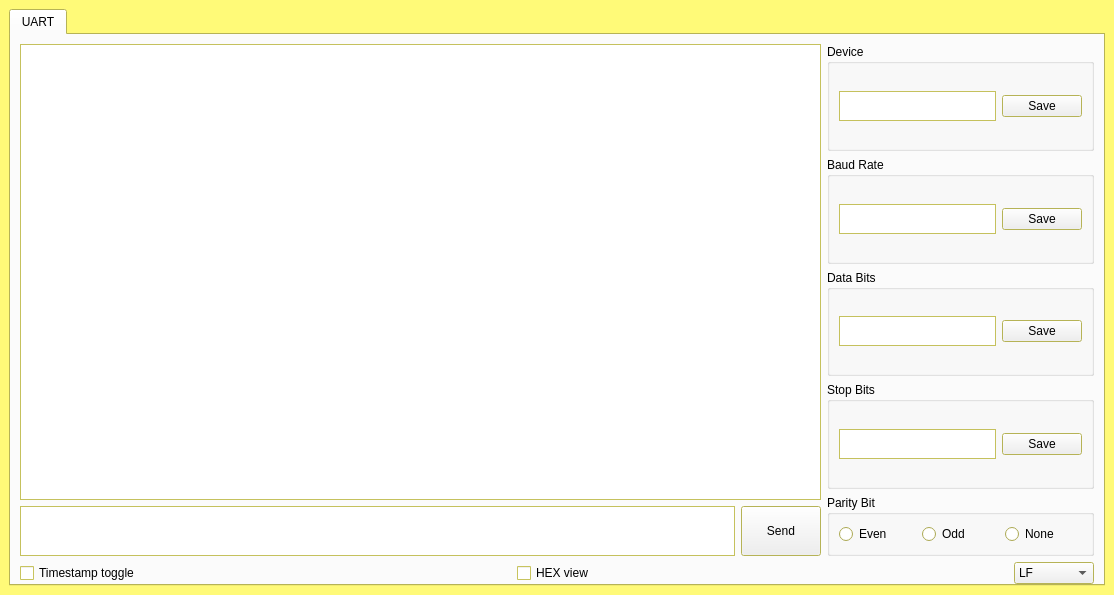
<?xml version="1.0" encoding="UTF-8"?>
<ui version="4.0">
 <class>MainWindow</class>
 <widget class="QMainWindow" name="MainWindow">
  <property name="geometry">
   <rect>
    <x>0</x>
    <y>0</y>
    <width>1114</width>
    <height>595</height>
   </rect>
  </property>
  <property name="palette">
   <palette>
    <active>
     <colorrole role="Window">
      <brush brushstyle="SolidPattern">
       <color alpha="255">
        <red>255</red>
        <green>250</green>
        <blue>120</blue>
       </color>
      </brush>
     </colorrole>
    </active>
    <inactive>
     <colorrole role="Window">
      <brush brushstyle="SolidPattern">
       <color alpha="255">
        <red>255</red>
        <green>250</green>
        <blue>120</blue>
       </color>
      </brush>
     </colorrole>
    </inactive>
    <disabled>
     <colorrole role="Base">
      <brush brushstyle="SolidPattern">
       <color alpha="255">
        <red>255</red>
        <green>250</green>
        <blue>120</blue>
       </color>
      </brush>
     </colorrole>
     <colorrole role="Window">
      <brush brushstyle="SolidPattern">
       <color alpha="255">
        <red>255</red>
        <green>250</green>
        <blue>120</blue>
       </color>
      </brush>
     </colorrole>
    </disabled>
   </palette>
  </property>
  <property name="mouseTracking">
   <bool>false</bool>
  </property>
  <property name="windowTitle">
   <string>UPB</string>
  </property>
  <property name="windowIcon">
   <iconset theme="QIcon::ThemeIcon::NetworkWired"/>
  </property>
  <property name="autoFillBackground">
   <bool>true</bool>
  </property>
  <widget class="QWidget" name="centralwidget">
   <property name="enabled">
    <bool>true</bool>
   </property>
   <layout class="QVBoxLayout" name="verticalLayout_5">
    <item>
     <widget class="QTabWidget" name="protocols_tabWidget">
      <property name="currentIndex">
       <number>0</number>
      </property>
      <widget class="QWidget" name="tab_UART">
       <attribute name="title">
        <string>UART</string>
       </attribute>
       <layout class="QVBoxLayout" name="verticalLayout_2" stretch="1,0">
        <property name="sizeConstraint">
         <enum>QLayout::SizeConstraint::SetDefaultConstraint</enum>
        </property>
        <property name="bottomMargin">
         <number>0</number>
        </property>
        <item>
         <layout class="QHBoxLayout" name="mainContainer" stretch="3,1">
          <property name="bottomMargin">
           <number>0</number>
          </property>
          <item>
           <layout class="QVBoxLayout" name="messagesContainer" stretch="1,0">
            <property name="bottomMargin">
             <number>0</number>
            </property>
            <item>
             <widget class="QPlainTextEdit" name="messages">
              <property name="enabled">
               <bool>true</bool>
              </property>
              <property name="maximumSize">
               <size>
                <width>16777215</width>
                <height>16777215</height>
               </size>
              </property>
              <property name="inputMethodHints">
               <set>Qt::InputMethodHint::ImhNone</set>
              </property>
              <property name="readOnly">
               <bool>true</bool>
              </property>
             </widget>
            </item>
            <item>
             <layout class="QHBoxLayout" name="sendMessage">
              <item>
               <widget class="QPlainTextEdit" name="smInput">
                <property name="maximumSize">
                 <size>
                  <width>16777215</width>
                  <height>50</height>
                 </size>
                </property>
                <property name="contextMenuPolicy">
                 <enum>Qt::ContextMenuPolicy::DefaultContextMenu</enum>
                </property>
                <property name="plainText">
                 <string/>
                </property>
               </widget>
              </item>
              <item>
               <widget class="QPushButton" name="smSend">
                <property name="minimumSize">
                 <size>
                  <width>0</width>
                  <height>50</height>
                 </size>
                </property>
                <property name="text">
                 <string>Send</string>
                </property>
               </widget>
              </item>
             </layout>
            </item>
           </layout>
          </item>
          <item>
           <layout class="QVBoxLayout" name="settingsContainer">
            <property name="bottomMargin">
             <number>0</number>
            </property>
            <item>
             <widget class="QGroupBox" name="deviceSettings">
              <property name="title">
               <string>Device</string>
              </property>
              <layout class="QHBoxLayout" name="horizontalLayout_3">
               <item>
                <widget class="QPlainTextEdit" name="dsInput">
                 <property name="minimumSize">
                  <size>
                   <width>0</width>
                   <height>30</height>
                  </size>
                 </property>
                 <property name="maximumSize">
                  <size>
                   <width>16777215</width>
                   <height>30</height>
                  </size>
                 </property>
                </widget>
               </item>
               <item>
                <widget class="QPushButton" name="dsSave">
                 <property name="minimumSize">
                  <size>
                   <width>80</width>
                   <height>0</height>
                  </size>
                 </property>
                 <property name="maximumSize">
                  <size>
                   <width>80</width>
                   <height>16777215</height>
                  </size>
                 </property>
                 <property name="text">
                  <string>Save</string>
                 </property>
                </widget>
               </item>
              </layout>
             </widget>
            </item>
            <item>
             <widget class="QGroupBox" name="baudRateSettings">
              <property name="title">
               <string>Baud Rate</string>
              </property>
              <layout class="QHBoxLayout" name="horizontalLayout_4">
               <item>
                <widget class="QPlainTextEdit" name="brsInput">
                 <property name="minimumSize">
                  <size>
                   <width>0</width>
                   <height>30</height>
                  </size>
                 </property>
                 <property name="maximumSize">
                  <size>
                   <width>16777215</width>
                   <height>30</height>
                  </size>
                 </property>
                </widget>
               </item>
               <item>
                <widget class="QPushButton" name="brsSave">
                 <property name="text">
                  <string>Save</string>
                 </property>
                </widget>
               </item>
              </layout>
             </widget>
            </item>
            <item>
             <widget class="QGroupBox" name="dataBitsSettings">
              <property name="title">
               <string>Data Bits</string>
              </property>
              <layout class="QHBoxLayout" name="horizontalLayout_5">
               <item>
                <widget class="QPlainTextEdit" name="dtsInput">
                 <property name="minimumSize">
                  <size>
                   <width>0</width>
                   <height>30</height>
                  </size>
                 </property>
                 <property name="maximumSize">
                  <size>
                   <width>16777215</width>
                   <height>30</height>
                  </size>
                 </property>
                </widget>
               </item>
               <item>
                <widget class="QPushButton" name="dtsSend">
                 <property name="text">
                  <string>Save</string>
                 </property>
                </widget>
               </item>
              </layout>
             </widget>
            </item>
            <item>
             <widget class="QGroupBox" name="stopBitsSettings">
              <property name="title">
               <string>Stop Bits</string>
              </property>
              <layout class="QHBoxLayout" name="horizontalLayout_6">
               <item>
                <widget class="QPlainTextEdit" name="spsInput">
                 <property name="minimumSize">
                  <size>
                   <width>0</width>
                   <height>30</height>
                  </size>
                 </property>
                 <property name="maximumSize">
                  <size>
                   <width>16777215</width>
                   <height>30</height>
                  </size>
                 </property>
                </widget>
               </item>
               <item>
                <widget class="QPushButton" name="spsSave">
                 <property name="text">
                  <string>Save</string>
                 </property>
                </widget>
               </item>
              </layout>
             </widget>
            </item>
            <item>
             <widget class="QGroupBox" name="parityBitSettings">
              <property name="title">
               <string>Parity Bit</string>
              </property>
              <layout class="QHBoxLayout" name="horizontalLayout_7">
               <item>
                <widget class="QRadioButton" name="pbsEven">
                 <property name="text">
                  <string>Even</string>
                 </property>
                </widget>
               </item>
               <item>
                <widget class="QRadioButton" name="pbsOdd">
                 <property name="text">
                  <string>Odd</string>
                 </property>
                </widget>
               </item>
               <item>
                <widget class="QRadioButton" name="pbsNone">
                 <property name="text">
                  <string>None</string>
                 </property>
                </widget>
               </item>
              </layout>
             </widget>
            </item>
           </layout>
          </item>
         </layout>
        </item>
        <item>
         <layout class="QHBoxLayout" name="optionsContainer">
          <property name="bottomMargin">
           <number>0</number>
          </property>
          <item>
           <widget class="QCheckBox" name="cbTimestamp">
            <property name="text">
             <string>Timestamp toggle</string>
            </property>
           </widget>
          </item>
          <item>
           <widget class="QCheckBox" name="cbHexView">
            <property name="text">
             <string>HEX view</string>
            </property>
           </widget>
          </item>
          <item>
           <widget class="QComboBox" name="cbLineEnding">
            <property name="minimumSize">
             <size>
              <width>80</width>
              <height>0</height>
             </size>
            </property>
            <property name="maximumSize">
             <size>
              <width>80</width>
              <height>16777215</height>
             </size>
            </property>
            <item>
             <property name="text">
              <string>LF</string>
             </property>
            </item>
            <item>
             <property name="text">
              <string>CR LF</string>
             </property>
            </item>
           </widget>
          </item>
         </layout>
        </item>
       </layout>
      </widget>
     </widget>
    </item>
   </layout>
  </widget>
 </widget>
 <resources/>
 <connections/>
</ui>
